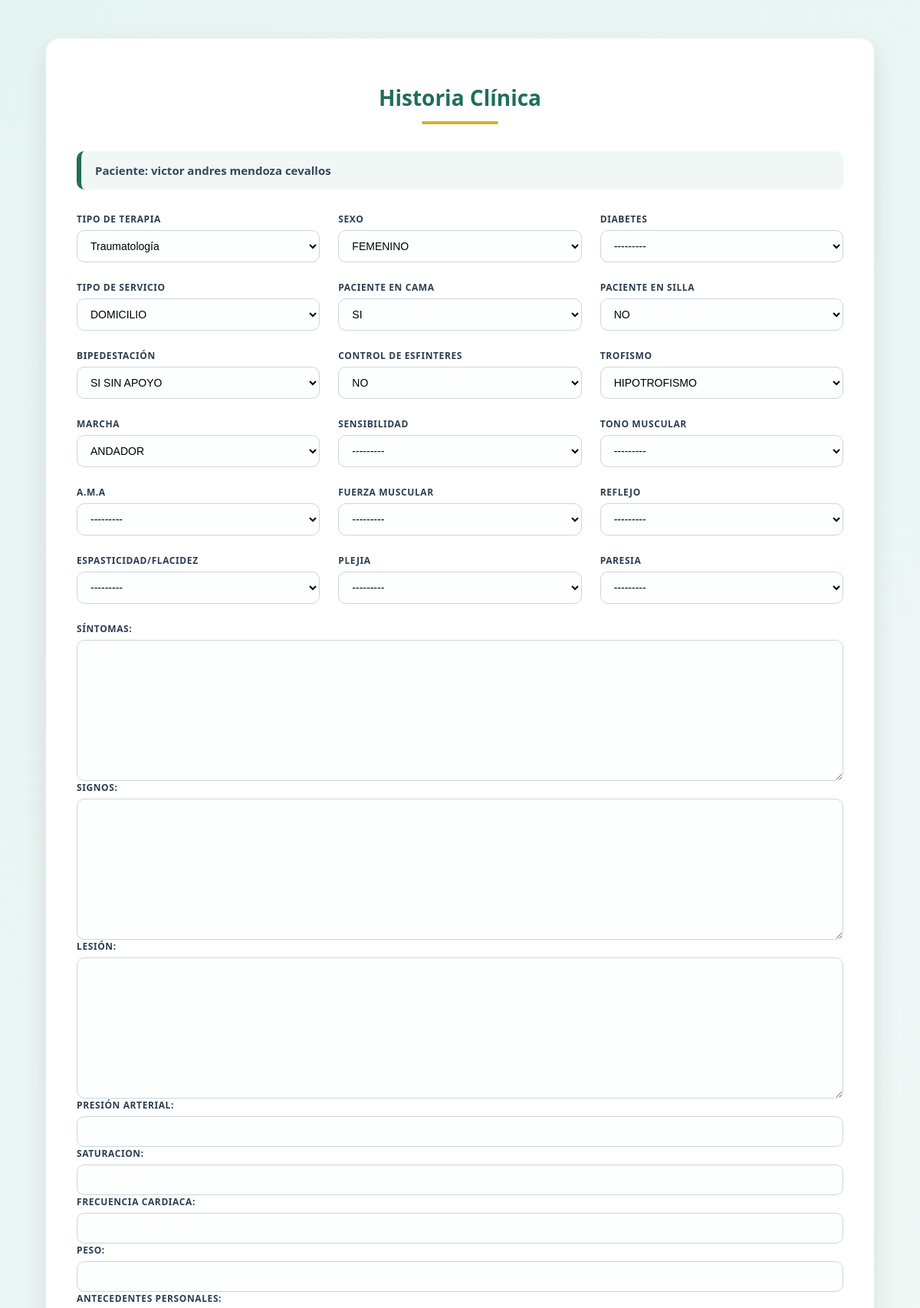
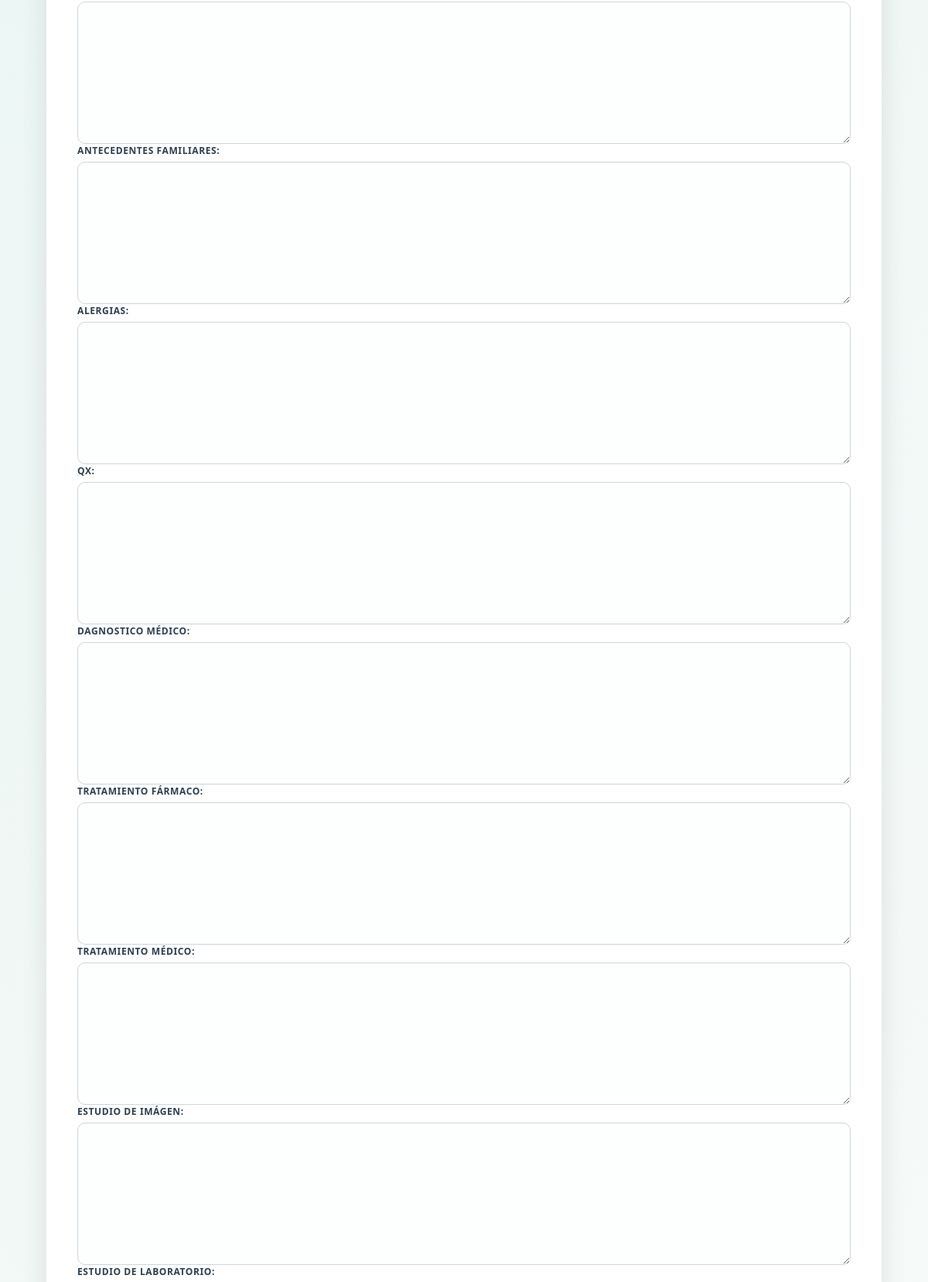
Screenshot of /historia/8/ (signed in, upper part) with the database file from the repository (2 pictures, top to bottom).
### core/models.py (models this page shows, shortened)
class Paciente(models.Model):
    medico = models.ForeignKey(
        User,
        on_delete=models.CASCADE,
        related_name='pacientes'
    )
    nombres = models.CharField(max_length=100)
    apellidos = models.CharField(max_length=100)
    cedula = models.CharField(max_length=20)
    telefono = models.CharField(max_length=20)
    direccion = models.CharField(max_length=200)
    fecha_creacion = models.DateTimeField(auto_now_add=True)

class HistoriaClinica(models.Model):
    paciente = models.OneToOneField(Paciente, on_delete=models.CASCADE)
    TIPO_TERAPIA_CHOICES = [
        ('pediatria', 'Pediatría'),
        ('traumatologia', 'Traumatología'),
        ('neurologia', 'Neurología'),
        ('geriatria', 'Geriatría'),
        ('deportiva', 'Deportiva'),
    ]
    SEXO_CHOICES = [
        ('MASCULINO', 'MASCULINO'),
        ('FEMENINO', 'FEMENINO'),
        ]
    DIABETES_CHOICES = [
        ('SI', 'SI'),
        ('NO', 'NO'),
        ]
    TIPO_SERVICIO_CHOICES = [
        ('DOMICILIO', 'DOMICILIO'),
        ('CONSULTORIO', 'CONSULTORIO'),
        ]
    PACIENTE_CAMA_CHOICES = [
        ('SI', 'SI'),
        ('NO', 'NO'),
        ]
    PACIENTE_SILLA_CHOICES = [
        ('SI', 'SI'),
        ('NO', 'NO'),
        ]
    BIPEDESTACION_CHOICES = [
        ('SI CON APOYO', 'SI CON APOYO'),
        ('SI SIN APOYO', 'SI SIN APOYO'),
        ('NO', 'NO'),
        ]
    CONTROL_CHOICES = [
        ('SI', 'SI'),
        ('NO', 'NO'),
        ]
    TROFISMO_CHOICES = [
        ('NORMAL', 'NORMAL'),
        ('HIPOTROFISMO', 'HIPOTROFISMO'),
        ('HIPERTROFISMO', 'HIPERTROFISMO'),
        ]
    MARCHA_CHOICES = [
        ('INDEPENDIENTE', 'INDEPENDIENTE'),
        ('MULETA', 'MULETA'),
        ('ANDADOR', 'ANDADOR'),
        ('BASTÓN', 'BASTÓN'),
        ('OTRO', 'OTRO'),
        ('NO', 'NO'),
        ]
    SENSIBILIDAD_CHOICES = [
        ('PRESENTE', 'PRESENTE'),
        ('AUSENTE', 'AUSENTE'),
        ]
    TONO_MUSCULAR_CHOICES = [
        ('NORMOTONO', 'NORMOTONO'),
        ('HIPERTÓNICO', 'HIPERTÓNICO'),
        ('HIPOTÓNICO', 'HIPOTÓNICO'),
        ]
    AMA_CHOICES = [
        ('CODO', 'CODO'),
        ('RODILLA', 'RODILLA'),
        ('HOMBRO', 'HOMBRO'),
        ('TOBILLO', 'TOBILLO'),
        ('CADERA', 'CADERA'),
        ('MUÑECA', 'MUÑECA'),
        ('METACARPO FALANGICAS', 'METACARPO FALANGICAS'),
        ('FALANGE MEDIA', 'FALANGE MEDIA'),
        ('FALANGE DISTAL', 'FALANGE DISTAL'),
        ('MATATARSOFALANGICAS', 'MATATARSOFALANGICAS'),
        ('CERVICAL', 'CERVICAL'),
        ]
    FUERZA_CHOICES = [
        ('UNO', 'UNO'),
        ('DOS', 'DOS'),
        ('TRES', 'TRES'),
        ('CUATRO', 'CUATRO'),
        ('CINCO', 'CINCO'),
        ]
    REFLEJO_CHOICES = [
        ('AUSENTE', 'AUSENTE'),
        ('PRESENTE', 'PRESENTE'),
        ]
    EF_CHOICES = [
        ('ESPASTICIDAD', 'ESPASTICIDAD'),
        ('FLACIDEZ', 'FLACIDEZ'),
        ]
    PLEJIA_CHOICES = [
        ('CUADRIPLEJIA', 'CUADRIPLEJIA'),
        ('TETRAPLEJIA', 'TETRAPLEJIA'),
        ('MONOPLEJIA', 'MONOPLEJIA'),
        ('HOMOPLEJIA', 'HOMOPLEJIA'),
        ('PARAPLEJIA', 'PARAPLEJIA'),
        ('TRIPLEJIA', 'TRIPLEJIA'),
        ('DIPLEJIA', 'DIPLEJIA'),
        ('NO', 'NO'),
        ]
    PARESIA_CHOICES = [
        ('CUADRIPERESIA', 'CUADRIPERESIA'),
        ('TETRAPARESIA', 'TETRAPARESIA'),
        ('HEMIPARESIA', 'HEMIPARESIA'),
        ('MONOPARESIA', 'MONOPARESIA'),
        ('PARAPARESIA', 'PARAPARESIA'),
        ('TRIPARESIA', 'TRIPARESIA'),
        ('DIPARESIA', 'DIPARESIA'),
        ('NO', 'NO'),
        ]
    tipo_terapia = models.CharField(max_length=20, choices=TIPO_TERAPIA_CHOICES, blank=True, null=True)
    sexo = models.CharField(max_length=20, choices=SEXO_CHOICES, blank=True, null=True)
    diabetes = models.CharField(max_length=20, choices=DIABETES_CHOICES, blank=True, null=True)
    tipo_servicio= models.CharField(max_length=20, choices=TIPO_SERVICIO_CHOICES, blank=True, null=True)
    paciente_cama = models.CharField(max_length=20, choices=PACIENTE_CAMA_CHOICES, blank=True, null=True)
    paciente_silla = models.CharField(max_length=20, choices=PACIENTE_SILLA_CHOICES, blank=True, null=True)
    bipedestacion = models.CharField(max_length=20, choices=BIPEDESTACION_CHOICES, blank=True, null=True)
    control = models.CharField(max_length=20, choices=CONTROL_CHOICES, blank=True, null=True)
    trofismo = models.CharField(max_length=20, choices=TROFISMO_CHOICES, blank=True, null=True)
    marcha = models.CharField(max_length=20, choices=MARCHA_CHOICES, blank=True, null=True)
    sensibilidad = models.CharField(max_length=20, choices=SENSIBILIDAD_CHOICES, blank=True, null=True)
    tono_muscular = models.CharField(max_length=20, choices=TONO_MUSCULAR_CHOICES, blank=True, null=True)
    ama = models.CharField(max_length=20, choices=AMA_CHOICES, blank=True, null=True)
    fuerza_muscular = models.CharField(max_length=20, choices=FUERZA_CHOICES, blank=True, null=True)
    reflejo = models.CharField(max_length=20, choices=REFLEJO_CHOICES, blank=True, null=True)
    ef = models.CharField(max_length=20, choices=EF_CHOICES, blank=True, null=True)
    plejia = models.CharField(max_length=20, choices=PLEJIA_CHOICES, blank=True, null=True)
    paresia = models.CharField(max_length=20, choices=PARESIA_CHOICES, blank=True, null=True)
    sintomas = models.TextField(null=True, blank=True)
    signos = models.TextField(null=True, blank=True)
    lesion = models.TextField(null=True, blank=True)
    ap= models.TextField(null=True, blank=True)
    af= models.TextField(null=True, blank=True)
    dm= models.TextField(null=True, blank=True)
    ei= models.TextField(null=True, blank=True)
    el= models.TextField(null=True, blank=True)
    qx= models.TextField(null=True, blank=True)
    tm= models.TextField(null=True, blank=True)
    tf= models.TextField(null=True, blank=True)
    alergias= models.TextField(null=True, blank=True)
    saturacion = models.CharField(max_length=100, null=True, blank=True)
    fc = models.CharField(max_length=100, null=True, blank=True)
    peso= models.CharField(max_length=100, null=True, blank=True)
    presion = models.CharField(max_length=100, null=True, blank=True)

### core/views.py (the view)
# urls.py: path('historia/<int:paciente_id>/',historia_clinica, name='historia_clinica'),
@login_required
def historia_clinica(request, paciente_id):
    paciente = Paciente.objects.get(id=paciente_id)
    historia, created = HistoriaClinica.objects.get_or_create(paciente=paciente)
    if request.method == 'POST':
        form = HistoriaClinicaForm(request.POST, instance=historia)
        if form.is_valid():
            form.save()
            return render(request, 'core/historia_clinica.html', {
                'form': form,
                'paciente': paciente,
                'historia': historia
            })
    else:
        form = HistoriaClinicaForm(instance=historia)
    return render(request, 'core/historia_clinica.html', {
        'form': form,
        'paciente': paciente,
        'historia': historia
    })

### core/forms.py
class HistoriaClinicaForm(forms.ModelForm):
    class Meta:
        model = HistoriaClinica
        fields = ['tipo_terapia','sexo','diabetes','tipo_servicio','paciente_cama','paciente_silla','bipedestacion','control','trofismo','marcha','sensibilidad','tono_muscular','ama','tono_muscular','fuerza_muscular','reflejo','ef','paresia','plejia','lesion','signos','presion','sintomas','saturacion','fc','ap','af','alergias','qx','dm','tm','ei','el','peso','tf']

### core/templates/core/historia_clinica.html (shortened to what this page needs)
{% load static %}
<!DOCTYPE html>
<html lang="es">
<head>
    <link rel="stylesheet" href="{% static 'css/historia_clinica.css' %}">
</head>
<body>
<div class="container">
    <h2>Historia Clínica</h2>
    <div class="paciente-info">
        Paciente: {{ paciente.nombres }} {{ paciente.apellidos }}
    </div>
    <form method="POST">
        <div class="form-row">
            <div class="form-group">
                <label>Tipo de terapia</label>
                {{ form.tipo_terapia }}
            </div>
            <div class="form-group">
                <label>Sexo</label>
                {{ form.sexo }}
            </div>
             <div class="form-group">
                <label>Diabetes</label>
                {{ form.diabetes }}
            </div>
            <div class="form-group">
                <label>Tipo de servicio</label>
                {{ form.tipo_servicio }}
            </div>
            <div class="form-group">
                <label>PACIENTE EN CAMA</label>
                {{ form.paciente_cama }}
            </div>
             <div class="form-group">
                <label>PACIENTE EN SILLA</label>
                {{ form.paciente_silla }}
            </div>
            <div class="form-group">
                <label>BIPEDESTACIÓN</label>
                {{ form.bipedestacion}}
            </div>
            <div class="form-group">
                <label>CONTROL DE ESFINTERES</label>
                {{ form.control}}
            </div>
              <div class="form-group">
                <label>TROFISMO</label>
                {{ form.trofismo}}
            </div>
             <div class="form-group">
                <label>MARCHA</label>
                {{ form.marcha}}
            </div>
             <div class="form-group">
                <label>SENSIBILIDAD</label>
                {{ form.sensibilidad}}
            </div>
            <div class="form-group">
                <label>TONO MUSCULAR </label>
                {{ form.tono_muscular}}
            </div>
            <div class="form-group">
                <label>A.M.A </label>
                {{ form.ama}}
            </div>
            <div class="form-group">
                <label>FUERZA MUSCULAR </label>
                {{ form.fuerza_muscular}}
            </div>
            <div class="form-group">
                <label>REFLEJO </label>
                {{ form.reflejo}}
            </div>
            <div class="form-group">
                <label> ESPASTICIDAD/FLACIDEZ </label>
                {{ form.ef}}
            </div>
            <div class="form-group">
                <label> PLEJIA </label>
                {{ form.plejia}}
            </div>
            <div class="form-group">
                <label> PARESIA</label>
                {{ form.paresia}}
            </div>
        </div>
    <div class="form-group">
        <label for="{{ form.sintomas.id_for_label }}">Síntomas:</label>
        {{ form.sintomas }}
    </div>
    <div class="form-group">
        <label for="{{ form.signos.id_for_label }}">Signos:</label>
        {{ form.signos }}
    </div>
    <div class="form-group">
        <label for="{{ form.lesion.id_for_label }}">Lesión:</label>
        {{ form.lesion }}
    </div>
    <div class="form-group">
        <label for="{{ form.presion.id_for_label }}">Presión arterial:</label>
        {{ form.presion }}
    </div>
    <div class="form-group">
        <label for="{{ form.saturacion.id_for_label }}">Saturacion:</label>
        {{ form.saturacion}}
    </div>
    <div class="form-group">
        <label for="{{ form.fc.id_for_label }}">Frecuencia cardiaca:</label>
        {{ form.fc }}
    </div>
     <div class="form-group">
        <label for="{{ form.peso.id_for_label }}">Peso:</label>
        {{ form.peso }}
    </div>
    <div class="form-group">
        <label for="{{ form.ap.id_for_label }}">Antecedentes personales:</label>
        {{ form.ap }}
    </div>
    <div class="form-group">
        <label for="{{ form.af.id_for_label }}">Antecedentes familiares:</label>
        {{ form.af }}
    </div>
    <div class="form-group">
        <label for="{{ form.alergias.id_for_label }}">Alergias:</label>
        {{ form.alergias }}
    </div>
    <div class="form-group">
        <label for="{{ form.qx.id_for_label }}">QX:</label>
        {{ form.qx}}
    </div>
    <div class="form-group">
        <label for="{{ form.dm.id_for_label }}">Dagnostico médico:</label>
        {{ form.dm }}
    </div>
    <div class="form-group">
        <label for="{{ form.tf.id_for_label }}">Tratamiento fármaco:</label>
        {{ form.tf }}
    </div>
    <div class="form-group">
        <label for="{{ form.tm.id_for_label }}">Tratamiento médico:</label>
        {{ form.tm }}
    </div>
    <div class="form-group">
        <label for="{{ form.ei.id_for_label }}">Estudio de imágen:</label>
        {{ form.ei }}
    </div>
    <div class="form-group">
        <label for="{{ form.el.id_for_label }}">Estudio de laboratorio:</label>
    </div>
        </div>
</body>
</html>

### core/static/css/historia_clinica.css (style rules this page uses)
body { font-family: "Segoe UI", Arial, sans-serif; background: linear-gradient(135deg, #e6f4f1, #f7faf9); margin: 0; padding: 0; }
.container { max-width: 1000px; margin: 50px auto; background: white; padding: 35px 40px; border-radius: 18px; box-shadow: 0 15px 35px rgba(0, 0, 0, 0.1); }
h2 { text-align: center; font-size: 28px; font-weight: 600; color: #1f6f5b; margin-bottom: 35px; position: relative; }
h2::after { content: ""; width: 100px; height: 4px; background: #d4af37; display: block; margin: 12px auto 0; border-radius: 3px; }
.paciente-info { display: flex; align-items: center; gap: 10px; background: #f0f7f5; border-left: 6px solid #1f6f5b; padding: 15px 18px; border-radius: 10px; margin-bottom: 30px; font-size: 15px; font-weight: 600; color: #34495e; }
.form-row { display: grid; grid-template-columns: repeat(auto-fit, minmax(260px, 1fr)); gap: 24px; margin-bottom: 24px; }
.form-group { display: flex; flex-direction: column; }
label { font-size: 12px; font-weight: 700; margin-bottom: 6px; color: #2c3e50; text-transform: uppercase; letter-spacing: 0.6px; }
select, textarea, input { padding: 11px 13px; border-radius: 10px; border: 1.5px solid #ccd6dd; font-size: 14px; transition: all 0.25s ease; background: #fdfefe; }
textarea { resize: vertical; min-height: 110px; }

### rows the page displays
Paciente: nombres "victor andres", apellidos "mendoza cevallos"
HistoriaClinica: tipo_terapia "Traumatología", sexo "FEMENINO", diabetes "---------", tipo_servicio "DOMICILIO", paciente_cama "SI", paciente_silla "NO", bipedestacion "SI SIN APOYO", control "NO", trofismo "HIPOTROFISMO", marcha "ANDADOR", sensibilidad "---------", tono_muscular "---------", ama "---------", fuerza_muscular "---------", reflejo "---------", ef "---------", plejia "---------", paresia "---------"
